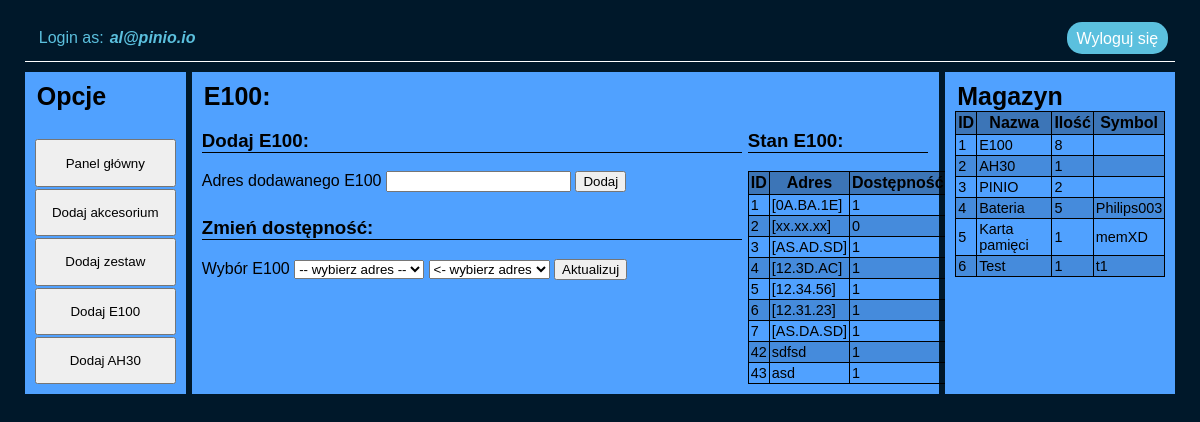
Page /inventory-add-e100.php (signed in) on the committed database.
### tables this page shows
CREATE TABLE `e100` (
  `id` int(11) NOT NULL,
  `adres` text NOT NULL,
  `available` tinyint(1) NOT NULL,
  `timestamp` timestamp NOT NULL DEFAULT current_timestamp() ON UPDATE current_timestamp(),
  `data_dodania` datetime NOT NULL DEFAULT current_timestamp()
);

CREATE TABLE `inventory` (
  `id` int(11) NOT NULL,
  `nazwa` text NOT NULL,
  `ilosc` int(11) NOT NULL,
  `symbol` text NOT NULL,
  `timestamp` timestamp NOT NULL DEFAULT current_timestamp() ON UPDATE current_timestamp(),
  `data_dodania` datetime NOT NULL DEFAULT current_timestamp()
);

### inventory-add-e100.php (the view, shortened to what this page needs)
<?php
	$db = require_once 'database.php';
	$e100Query = $db->query('SELECT * FROM e100');
	$e100 = $e100Query->fetchAll();
?>
<!DOCTYPE HTML>
<html lang="pl">
<head>
	<link rel="stylesheet" type="text/css" href="style.css">
</head>
<body>
<div class="container">
	<div class="header">
		<div class="login-text">
			<div>Login as: </div><div class="user"><?=$_SESSION['mail'];?></div>
		</div>
		<a href="logout.php" class="logout-btn">
			Wyloguj się
		</a>
	</div>
	<div class="main-grid">
		<div class="left-bar">
			<legend>Opcje</legend>
			<button onclick="window.location.href = 'inventory-panel.php';"> Panel główny </button>
			<button onclick="window.location.href = 'inventory-add-element.php';"> Dodaj akcesorium </button>
			<button onclick="window.location.href = 'inventory-add-set.php';"> Dodaj zestaw </button>
			<button onclick="window.location.href = '#';"> Dodaj E100 </button>
			<button onclick="window.location.href = 'inventory-add-ah30.php';"> Dodaj AH30 </button>
		</div>
		<div class="main-content">
			<legend>E100:</legend>
			<div class="e100-main-content">
				<div class="e100-add">
					<form action="add-e100.php" method="post" onsubmit="return confirm('Na pewno chcesz dodać element?');">
						<h3>Dodaj E100:</h3>
						<label for="address-input">Adres dodawanego E100</label>
						<input name="address" id="address-input" maxlength=9 autocomplete=off title="Występujący błąd: podczas usuwania znaków należy usunąć także kropki" required>
						<button>Dodaj</button>
					</form>
				</div>
				<div class="e100-available">
					<form action="change-e100.php" method="post">
						<h3>Zmień dostępność:</h3>
						<label for="address-select">Wybór E100</label>
						<select id="address-select" name="address-curr" required>
							<option disabled selected value> -- wybierz adres -- </option>
						</select>
						<select id='availibility-select' name='availibility'>
							<option disabled selected value> <- wybierz adres</option>
						</select>
						<button>Aktualizuj</button>
					</form>
				</div>
				<div class="e100-inventory">
					<h3>Stan E100:</h3>
						<table>
							<thead>
							<tr><th>ID</th><th>Adres</th><th>Dostępność</th></tr>
							</thead>
							<tbody>
								<?php
									foreach($e100 as $part){
										echo "<tr><td>{$part['id']}</td><td>{$part['adres']}</td><td>{$part['available']}</td></tr>";
									}
								?>
							</tbody>
						</table>
				</div>
			</div>
		</div>
		<div class="right-bar">
			<?php
			require 'html-magazyn.php';
			?>
		</div>
	</div>
</div>
</body>
</html>

### html-magazyn.php (shortened to what this page needs)
<legend>Magazyn</legend>
<table>
    <thead>
    <tr><th>ID</th><th>Nazwa</th><th>Ilość</th><th>Symbol</th></tr>
    </thead>
    <tbody>
        <?php
            $invPartsQuery = $db->query('SELECT * FROM inventory');
            $invParts = $invPartsQuery->fetchAll();
            foreach($invParts as $part){
                echo "<tr><td>{$part['id']}</td><td>{$part['nazwa']}</td><td>{$part['ilosc']}</td><td>{$part['symbol']}</td></tr>";
            }
        ?>
    </tbody>
</table>

### style.css (style rules this page uses)
:root { --primary-color: #50a1ff; --second-color: #5bc0de; }
body { background-color: rgb(0, 24, 42); margin: 13px; font-family: 'Open-sans', sans-serif; }
legend { font-size: 25px; font-weight: bold; }
h3 { border-bottom: 1px solid; }
.container { padding: 2px; width: 98%; margin-left: auto; margin-right: auto; }
.header { background-color: transparent; color: var(--second-color); display: flex; width: auto; border-bottom: 1px solid white; padding: 7px; margin-bottom: 10px; }
.login-text { display: grid; gap: 2px; grid-template-columns: auto auto; padding: 7px }
.user { padding-left: 4px; float: left; font-weight: bold; font-style: italic; }
.logout-btn { float: left; text-decoration: none; background-color: var(--second-color); color: #ffffff; border-radius: 15px; padding: 8px 10px 1px 10px; }
.main-grid { display: grid; gap: 6px; grid-template-columns: 14% auto 20%; }
.left-bar { background-color: var(--primary-color); padding: 10px; display: grid; gap: 2px; }
.main-content { background-color: var(--primary-color); padding: 10px; }
.right-bar { background-color: var(--primary-color); padding: 10px; }
table { width: 100%; border-collapse: collapse; }
table, th, td { padding: 2px; border: 1px solid black; }
th { background-color: rgba(12, 12, 12, 0.295); }
td { font-size: 0.9em; }
tr:nth-child(even) { background-color: #07070723; }
.e100-main-content { width: 99%; display: grid; gap: 6px; grid-template-columns: 75% 25%; grid-template-rows: auto auto; }
.e100-available { grid-column: 1; grid-row: 2; }
.e100-inventory { grid-column: 2; grid-row: 1 / last-line; }

### rows in the picture
e100: id "1", adres "[0A.BA.1E]", available "1"
e100: id "2", adres "[xx.xx.xx]", available "0"
e100: id "3", adres "[AS.AD.SD]", available "1"
e100: id "4", adres "[12.3D.AC]", available "1"
e100: id "5", adres "[12.34.56]", available "1"
e100: id "6", adres "[12.31.23]", available "1"
e100: id "7", adres "[AS.DA.SD]", available "1"
e100: id "42", adres "sdfsd", available "1"
e100: id "43", adres "asd", available "1"
inventory: id "1", nazwa "E100", ilosc "8"
inventory: id "2", nazwa "AH30", ilosc "1"
inventory: id "3", nazwa "PINIO", ilosc "2"
inventory: id "4", nazwa "Bateria", ilosc "5", symbol "Philips003"
inventory: id "5", nazwa "Karta pamięci", ilosc "1", symbol "memXD"
inventory: id "6", nazwa "Test", ilosc "1", symbol "t1"

### other values in the picture
$_SESSION['mail'] "al@pinio.io"
